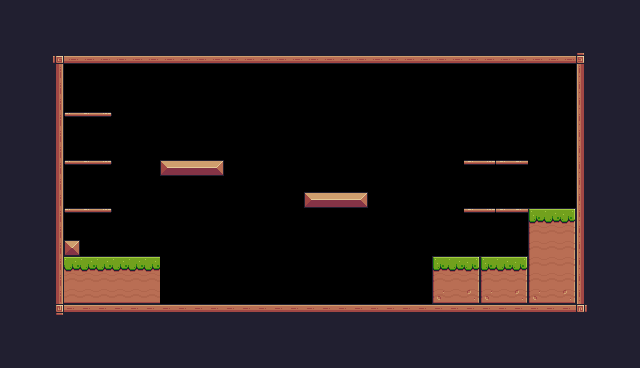

Rendered tile map (Tiled .tmx) drawn with the repository's tilesets; below, a short description and the full map source, tile grids included:
An orthogonal 40x23 tile map with 16x16 px tiles, 1 tile layer (background) and 30 objects (11x Fruit, 5x Platform, 2x Saw, Player, Checkpoint).

<map version="1.10" tiledversion="git" orientation="orthogonal" renderorder="right-down" width="40" height="23" tilewidth="16" tileheight="16" infinite="0" nextlayerid="4" nextobjectid="46">
 <tileset firstgid="1" source="Pixel Adventure.tsx" />
 <layer id="1" name="background" width="40" height="23">
  <properties>
   <property name="BackgroundColor" value="Gray" />
  </properties>
  <data encoding="csv">
24,24,24,24,24,24,24,24,24,24,24,24,24,24,24,24,24,24,24,24,24,24,24,24,24,24,24,24,24,24,24,24,24,24,24,24,24,24,24,24,
24,24,24,24,24,24,24,24,24,24,24,24,24,24,24,24,24,24,24,24,24,24,24,24,24,24,24,24,24,24,24,24,24,24,24,24,24,24,24,24,
24,24,24,24,24,24,24,24,24,24,24,24,24,24,24,24,24,24,24,24,24,24,24,24,24,24,24,24,24,24,24,24,24,24,24,24,24,24,24,24,
24,24,24,92,134,134,134,134,134,134,134,134,134,134,134,134,134,134,134,134,134,134,134,134,134,134,134,134,134,134,134,134,134,134,134,134,93,24,24,24,
24,24,24,113,0,0,0,0,0,0,0,0,0,0,0,0,0,0,0,0,0,0,0,0,0,0,0,0,0,0,0,0,0,0,0,0,111,24,24,24,
24,24,24,113,0,0,0,0,0,0,0,0,0,0,0,0,0,0,0,0,0,0,0,0,0,0,0,0,0,0,0,0,0,0,0,0,111,24,24,24,
24,24,24,113,0,0,0,0,0,0,0,0,0,0,0,0,0,0,0,0,0,0,0,0,0,0,0,0,0,0,0,0,0,0,0,0,111,24,24,24,
24,24,24,113,40,41,42,0,0,0,0,0,0,0,0,0,0,0,0,0,0,0,0,0,0,0,0,0,0,0,0,0,0,0,0,0,111,24,24,24,
24,24,24,113,0,0,0,0,0,0,0,0,0,0,0,0,0,0,0,0,0,0,0,0,0,0,0,0,0,0,0,0,0,0,0,0,111,24,24,24,
24,24,24,113,0,0,0,0,0,0,0,0,0,0,0,0,0,0,0,0,0,0,0,0,0,0,0,0,0,0,0,0,0,0,0,0,111,24,24,24,
24,24,24,113,40,41,42,0,0,0,13,14,14,15,0,0,0,0,0,0,0,0,0,0,0,0,0,0,0,41,42,41,41,0,0,0,111,24,24,24,
24,24,24,113,0,0,0,0,0,0,0,0,0,0,0,0,0,0,0,0,0,0,0,0,0,0,0,0,0,0,0,0,0,0,0,0,111,24,24,24,
24,24,24,113,0,0,0,0,0,0,0,0,0,0,0,0,0,0,0,13,14,14,15,0,0,0,0,0,0,0,0,0,0,0,0,0,111,24,24,24,
24,24,24,113,40,41,42,0,0,0,0,0,0,0,0,0,0,0,0,0,0,0,0,0,0,0,0,0,0,41,42,41,41,7,8,9,111,24,24,24,
24,24,24,113,0,0,0,0,0,0,0,0,0,0,0,0,0,0,0,0,0,0,0,0,0,0,0,0,0,0,0,0,0,29,30,31,111,24,24,24,
24,24,24,113,35,0,0,0,0,0,0,0,0,0,0,0,0,0,0,0,0,0,0,0,0,0,0,0,0,0,0,0,0,29,30,31,111,24,24,24,
24,24,24,113,8,8,8,8,8,8,0,0,0,0,0,0,0,0,0,0,0,0,0,0,0,0,0,7,8,9,7,8,9,29,30,31,111,24,24,24,
24,24,24,113,30,30,30,30,30,30,0,0,0,0,0,0,0,0,0,0,0,0,0,0,0,0,0,29,30,31,29,30,31,29,30,31,111,24,24,24,
24,24,24,113,52,52,52,52,52,52,0,0,0,0,0,0,0,0,0,0,0,0,0,0,0,0,0,51,52,53,51,52,53,51,52,53,111,24,24,24,
24,24,24,114,90,90,90,90,90,90,90,90,90,90,90,90,90,90,90,90,90,90,90,90,90,90,90,90,90,90,90,90,90,90,90,90,115,24,24,24,
24,24,24,24,24,24,24,24,24,24,24,24,24,24,24,24,24,24,24,24,24,24,24,24,24,24,24,24,24,24,24,24,24,24,24,24,24,24,24,24,
24,24,24,24,24,24,24,24,24,24,24,24,24,24,24,24,24,24,24,24,24,24,24,24,24,24,24,24,24,24,24,24,24,24,24,24,24,24,24,24,
24,24,24,24,24,24,24,24,24,24,24,24,24,24,24,24,24,24,24,24,24,24,24,24,24,24,24,24,24,24,24,24,24,24,24,24,24,24,24,24
</data>
 </layer>
 <objectgroup id="3" name="collisions">
  <object id="10" x="48" y="64" height="256" />
  <object id="11" x="48" y="48" width="544" height="16" />
  <object id="12" x="576" y="64" width="16" height="240" />
  <object id="13" x="48" y="304" width="528" height="16" />
  <object id="15" x="64" y="256" width="96" height="48" />
  <object id="16" x="64" y="240" width="16" height="16" />
  <object id="17" x="160" y="160" width="64" height="16" />
  <object id="18" x="304" y="192" width="64" height="16" />
  <object id="19" x="432" y="256" width="96" height="48" />
  <object id="20" type="Platform" x="464" y="208" width="64" height="16" />
  <object id="21" type="Platform" x="464" y="160" width="64" height="16" />
  <object id="22" type="Platform" x="64" y="112" width="48" height="16" />
  <object id="23" type="Platform" x="64" y="160" width="48" height="16" />
  <object id="24" type="Platform" x="64" y="208" width="48" height="16" />
  <object id="44" x="530.667" y="208.667" width="43.3333" height="93.3333" />
 </objectgroup>
 <objectgroup id="2" name="spawnpoints">
  <object id="4" name="Player" type="Player" x="128" y="224" width="32" height="29.3333" />
  <object id="25" name="Bananas" type="Fruit" x="80" y="80" width="32" height="32" />
  <object id="26" name="Orange" type="Fruit" x="80" y="128" width="32" height="32" />
  <object id="27" name="Apple" type="Fruit" x="80" y="176" width="32" height="32" />
  <object id="28" name="Cherries" type="Fruit" x="160" y="128" width="32" height="32" />
  <object id="29" name="Cherries" type="Fruit" x="192" y="128" width="32" height="32" />
  <object id="30" name="Cherries" type="Fruit" x="176" y="96" width="32" height="32" />
  <object id="31" name="Cherries" type="Fruit" x="304" y="160" width="32" height="32" />
  <object id="32" name="Cherries" type="Fruit" x="336" y="160" width="32" height="32" />
  <object id="33" name="Cherries" type="Fruit" x="320" y="128" width="32" height="32" />
  <object id="34" name="Kiwi" type="Fruit" x="480" y="128" width="32" height="32" />
  <object id="35" name="Kiwi" type="Fruit" x="480" y="176" width="32" height="32" />
  <object id="37" type="Saw" x="288" y="288" width="32" height="32">
   <properties>
    <property name="isVertical" type="bool" value="false" />
    <property name="offNeg" type="float" value="8" />
    <property name="offPos" type="float" value="7" />
   </properties>
  </object>
  <object id="40" type="Saw" x="256" y="128" width="32" height="32">
   <properties>
    <property name="isVertical" type="bool" value="true" />
    <property name="offNeg" type="float" value="4" />
    <property name="offPos" type="float" value="3" />
   </properties>
  </object>
  <object id="45" type="Checkpoint" x="513.333" y="144" width="61.3333" height="63.3333" />
 </objectgroup>
</map>
